Frame 1 (no input): blank canvas, image omitted
Frame 60 (the mouse pressed at the canvas centre just before this capture): blank canvas, image omitted
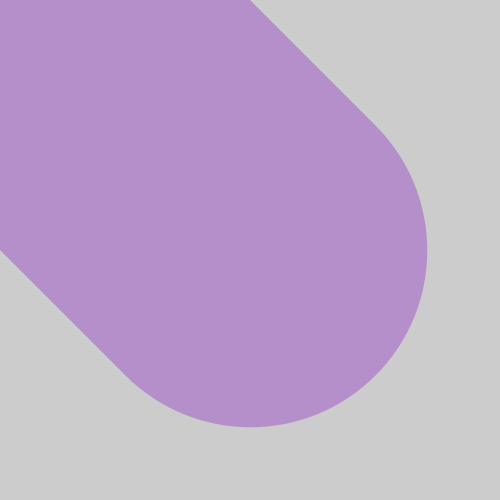
Frame 120 (the mouse held since frame 60 and released just before this capture)

The Processing sketch whose frames 1 and 60 were blank and that drew this single picture after the mouse press (run headless with seeded random() and noise(); from frame 60 on, the mouse is pressed at the canvas centre):

// Processing sketch: processing_66558
// ── processing_66558.pde

float x;
float easing=0.03;
float diameter=5;

void setup() {
  size(500, 500);
  strokeWeight(5);
  smooth();
  stroke(131, 10, 193, 80);
}

void draw() {
  float targetX = mouseX;
  x += (targetX-x)*easing;
  float weight=dist(mouseX, mouseY, pmouseX, pmouseY);
  strokeWeight(weight);
  line(mouseX, mouseY, pmouseX, pmouseY);
}
